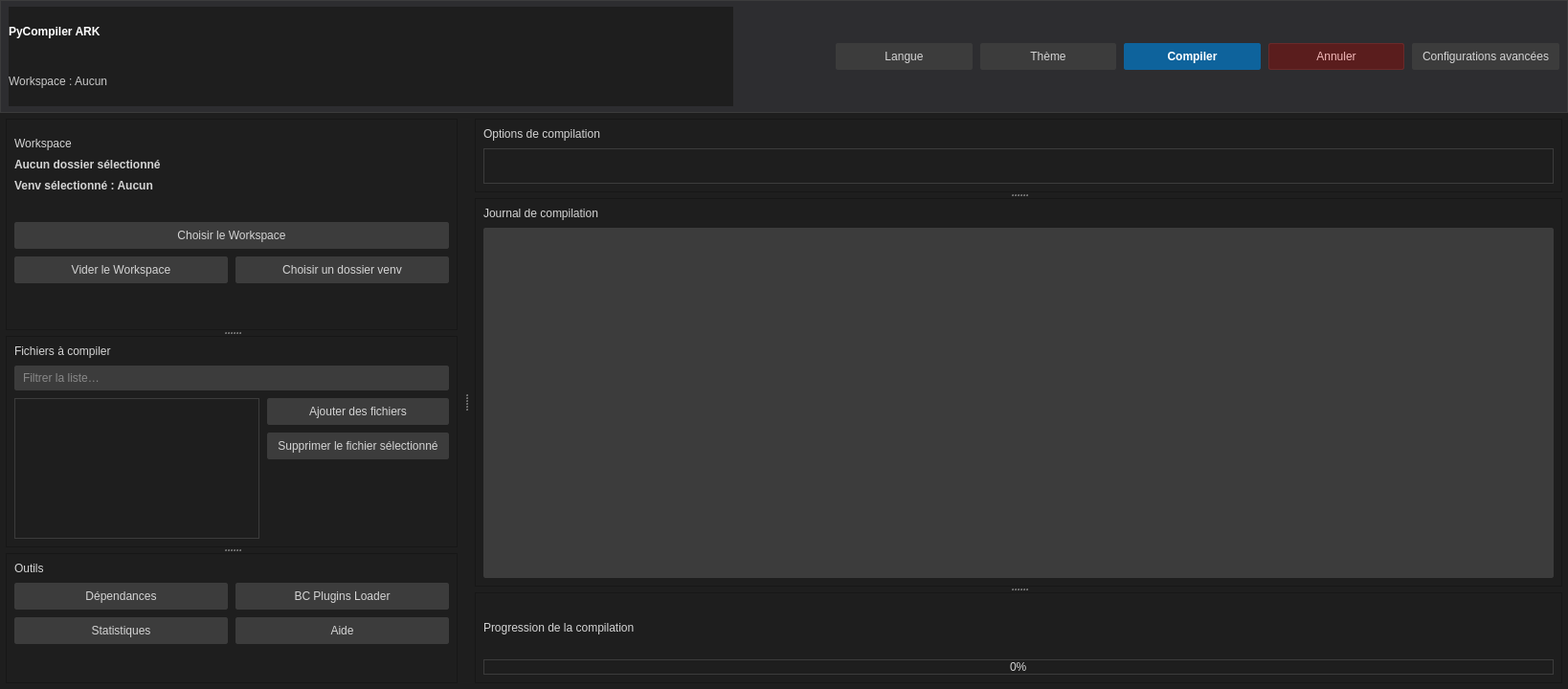
<?xml version="1.0" encoding="UTF-8"?>
<ui version="4.0">
 <class>PyCompilerARKGui</class>
 <widget class="QWidget" name="PyCompilerARKGui">
  <property name="geometry">
   <rect>
    <x>0</x>
    <y>0</y>
    <width>1638</width>
    <height>720</height>
   </rect>
  </property>
  <property name="styleSheet">
   <string notr="true">/* PyCompiler ARK — VSCode inspired */

QWidget {
  background: #1E1E1E;
  color: #D4D4D4;
  font-family: &quot;Segoe UI&quot;, &quot;Noto Sans&quot;, &quot;DejaVu Sans&quot;, Arial, sans-serif;
  font-size: 9pt;
}

QToolTip {
  background-color: #252526;
  color: #D4D4D4;
  border: 1px solid #3C3C3C;
  border-radius: 2px;
  padding: 6px 8px;
}

/* Header */
QFrame#header {
  background: #2D2D30;
  border: 1px solid #3C3C3C;
  border-radius: 0px;
}
QLabel#label_app_title {
  color: #FFFFFF;
  font-weight: 600;
}
QLabel#label_workspace_status {
  color: #C8C8C8;
}

/* Section labels */
QLabel[objectName=&quot;label_workspace_section&quot;],
QLabel[objectName=&quot;label_files_section&quot;],
QLabel[objectName=&quot;label_options_section&quot;],
QLabel[objectName=&quot;label_logs_section&quot;] {
  font-weight: 600;
  font-size: 9pt;
  color: #C8C8C8;
  padding-bottom: 4px;
}
QLabel[objectName=&quot;label_main_actions&quot;],
QLabel[objectName=&quot;label_config_actions&quot;],
QLabel[objectName=&quot;label_tools&quot;],
QLabel[objectName=&quot;label_settings&quot;],
QLabel[objectName=&quot;label_progress&quot;] {
  font-weight: 600;
  font-size: 9pt;
  color: #C8C8C8;
  padding-bottom: 4px;
}

/* Buttons */
QPushButton {
  background: #3C3C3C;
  color: #D4D4D4;
  border: 1px solid #3C3C3C;
  border-radius: 2px;
  padding: 6px 10px;
  font-size: 9pt;
}
QPushButton:hover { background: #454545; border-color: #454545; }
QPushButton:pressed { background: #2A2A2A; }
QPushButton:disabled { color: #8A8A8A; background: #2B2B2B; border-color: #2B2B2B; }

QPushButton#btn_build_all {
  background: #0E639C;
  color: #FFFFFF;
  border-color: #0E639C;
  font-weight: 600;
}
QPushButton#btn_build_all:hover { background: #1177BB; border-color: #1177BB; }
QPushButton#btn_build_all:pressed { background: #0B4F7A; }
QPushButton#btn_cancel_all {
  background: #5A1D1D;
  color: #F2B8B8;
  border: 1px solid #6A2A2A;
}
QPushButton#btn_cancel_all:hover { background: #6A2727; border-color: #7A3030; }

/* Checkboxes &amp; Radio */
QCheckBox { color: #D4D4D4; }
QCheckBox::indicator { width: 14px; height: 14px; }
QCheckBox::indicator:unchecked { border: 1px solid #3C3C3C; background: #1E1E1E; }
QCheckBox::indicator:checked { image: none; border: 1px solid #007ACC; background: #007ACC; }

QRadioButton::indicator { width: 14px; height: 14px; border: 1px solid #3C3C3C; background: #1E1E1E; border-radius: 7px; }
QRadioButton::indicator:checked { background: #007ACC; border-color: #007ACC; }

/* Inputs */
QLineEdit, QTextEdit, QPlainTextEdit {
  background: #3C3C3C;
  color: #D4D4D4;
  border: 1px solid #3C3C3C;
  border-radius: 2px;
  padding: 4px 6px;
}
QLineEdit:focus, QTextEdit:focus, QPlainTextEdit:focus { border-color: #007ACC; }

/* Lists &amp; Tables */
QListWidget, QTreeWidget, QTableWidget, QTableView {
  background: #1E1E1E;
  color: #D4D4D4;
  border: 1px solid #3C3C3C;
  border-radius: 0px;
  selection-background-color: #094771;
  selection-color: #D4D4D4;
  padding: 2px;
}
QListWidget::item, QTreeWidget::item { padding: 4px 6px; }
QListWidget::item:hover, QTreeWidget::item:hover { background: #2A2D2E; }
QListWidget::item:selected, QTreeWidget::item:selected { background: #094771; color: #FFFFFF; }

/* Tabs */
QTabWidget::pane { border: 1px solid #3C3C3C; background: #1E1E1E; }
QTabBar { background: #2D2D30; }
QTabBar::tab {
  background: #2D2D30;
  color: #D4D4D4;
  padding: 6px 12px;
  border: 1px solid #3C3C3C;
  border-bottom: none;
}
QTabBar::tab:selected { background: #1E1E1E; border-bottom-color: #1E1E1E; }
QTabBar::tab:hover { background: #37373D; }

/* Progress */
QProgressBar {
  border: 1px solid #3C3C3C;
  border-radius: 0px;
  text-align: center;
  background: #1E1E1E;
  color: #D4D4D4;
  height: 12px;
}
QProgressBar::chunk { background-color: #0E639C; }

/* Combos &amp; Spin */
QComboBox, QSpinBox, QDoubleSpinBox {
  background: #3C3C3C;
  color: #D4D4D4;
  border: 1px solid #3C3C3C;
  border-radius: 2px;
  padding: 4px 6px;
}
QComboBox:hover, QSpinBox:hover, QDoubleSpinBox:hover { background: #454545; }
QComboBox QAbstractItemView {
  background: #252526;
  color: #D4D4D4;
  border: 1px solid #3C3C3C;
  selection-background-color: #094771;
  selection-color: #FFFFFF;
  outline: 0;
}

QAbstractSpinBox:focus { border-color: #007ACC; }
QSpinBox::up-button, QDoubleSpinBox::up-button {
  subcontrol-origin: border;
  subcontrol-position: top right;
  width: 20px;
  border-left: 1px solid #3C3C3C;
  background: #2D2D30;
}
QSpinBox::down-button, QDoubleSpinBox::down-button {
  subcontrol-origin: border;
  subcontrol-position: bottom right;
  width: 20px;
  border-left: 1px solid #3C3C3C;
  background: #2D2D30;
}

/* Frames &amp; Groups */
QFrame[frameShape=&quot;4&quot;] {
  background: #252526;
  border: 1px solid #3C3C3C;
  border-radius: 0px;
}
QGroupBox {
  border: 1px solid #3C3C3C;
  border-radius: 0px;
  margin-top: 12px;
  padding-top: 8px;
}
QGroupBox::title {
  subcontrol-origin: margin;
  left: 12px;
  padding: 0 6px;
  background: transparent;
  color: #D4D4D4;
  font-weight: 600;
}

/* Menus */
QMenuBar { background: #2D2D30; color: #D4D4D4; }
QMenuBar::item:selected { background: #37373D; }
QMenu {
  background: #252526;
  color: #D4D4D4;
  border: 1px solid #3C3C3C;
}
QMenu::item { padding: 6px 12px; }
QMenu::item:selected { background: #094771; }
QMenu::separator { height: 1px; background: #3C3C3C; margin: 6px 8px; }

QStatusBar {
  background: #007ACC;
  color: #FFFFFF;
  border-top: 1px solid #005F9E;
}
QStatusBar::item { border: none; }

/* Scrollbars */
QScrollBar:vertical { background: transparent; width: 12px; margin: 0px; border: none; }
QScrollBar::handle:vertical { background: #3F3F3F; min-height: 24px; }
QScrollBar::handle:vertical:hover { background: #4B4B4B; }
QScrollBar::add-line:vertical, QScrollBar::sub-line:vertical { height: 0; }
QScrollBar:horizontal { background: transparent; height: 12px; margin: 0px; border: none; }
QScrollBar::handle:horizontal { background: #3F3F3F; min-width: 24px; }
QScrollBar::handle:horizontal:hover { background: #4B4B4B; }
QScrollBar::add-line:horizontal, QScrollBar::sub-line:horizontal { width: 0; }
</string>
  </property>
  <layout class="QVBoxLayout" name="rootLayout">
   <property name="spacing">
    <number>0</number>
   </property>
   <property name="leftMargin">
    <number>0</number>
   </property>
   <property name="topMargin">
    <number>0</number>
   </property>
   <property name="rightMargin">
    <number>0</number>
   </property>
   <property name="bottomMargin">
    <number>0</number>
   </property>
   <item>
    <widget class="QFrame" name="header">
     <property name="minimumSize">
      <size>
       <width>0</width>
       <height>44</height>
      </size>
     </property>
     <property name="frameShape">
      <enum>QFrame::Shape::StyledPanel</enum>
     </property>
     <layout class="QHBoxLayout" name="headerLayout">
      <property name="spacing">
       <number>8</number>
      </property>
      <property name="leftMargin">
       <number>8</number>
      </property>
      <property name="topMargin">
       <number>6</number>
      </property>
      <property name="rightMargin">
       <number>8</number>
      </property>
      <property name="bottomMargin">
       <number>6</number>
      </property>
      <item>
       <layout class="QVBoxLayout" name="headerLeftLayout">
        <property name="spacing">
         <number>0</number>
        </property>
        <property name="leftMargin">
         <number>0</number>
        </property>
        <property name="topMargin">
         <number>0</number>
        </property>
        <property name="rightMargin">
         <number>0</number>
        </property>
        <property name="bottomMargin">
         <number>0</number>
        </property>
        <item>
         <widget class="QLabel" name="label_app_title">
          <property name="font">
           <font>
            <family>Segoe UI</family>
            <pointsize>9</pointsize>
            <fontweight>DemiBold</fontweight>
           </font>
          </property>
          <property name="text">
           <string>PyCompiler ARK</string>
          </property>
          <property name="textFormat">
           <enum>Qt::TextFormat::AutoText</enum>
          </property>
         </widget>
        </item>
        <item>
         <widget class="QLabel" name="label_workspace_status">
          <property name="text">
           <string>Workspace : Aucun</string>
          </property>
         </widget>
        </item>
       </layout>
      </item>
      <item>
       <spacer name="headerSpacer">
        <property name="orientation">
         <enum>Qt::Orientation::Horizontal</enum>
        </property>
        <property name="sizeType">
         <enum>QSizePolicy::Policy::Fixed</enum>
        </property>
        <property name="sizeHint" stdset="0">
         <size>
          <width>99</width>
          <height>210</height>
         </size>
        </property>
       </spacer>
      </item>
      <item>
       <layout class="QHBoxLayout" name="headerRightLayout">
        <property name="spacing">
         <number>8</number>
        </property>
        <property name="sizeConstraint">
         <enum>QLayout::SizeConstraint::SetDefaultConstraint</enum>
        </property>
        <property name="leftMargin">
         <number>0</number>
        </property>
        <property name="topMargin">
         <number>0</number>
        </property>
        <property name="rightMargin">
         <number>0</number>
        </property>
        <property name="bottomMargin">
         <number>0</number>
        </property>
        <item>
         <widget class="QPushButton" name="btn_select_lang">
          <property name="toolTip">
           <string>Choisir la langue de l'interface</string>
          </property>
          <property name="text">
           <string>Langue</string>
          </property>
         </widget>
        </item>
        <item>
         <widget class="QPushButton" name="btn_select_theme">
          <property name="toolTip">
           <string>Choisir le thème de l'interface</string>
          </property>
          <property name="text">
           <string>Thème</string>
          </property>
         </widget>
        </item>
        <item>
         <widget class="QPushButton" name="btn_build_all">
          <property name="toolTip">
           <string>Démarrer la compilation</string>
          </property>
          <property name="text">
           <string>Compiler</string>
          </property>
         </widget>
        </item>
        <item>
         <widget class="QPushButton" name="btn_cancel_all">
          <property name="toolTip">
           <string>Annuler la compilation en cours</string>
          </property>
          <property name="text">
           <string>Annuler</string>
          </property>
         </widget>
        </item>
        <item>
         <widget class="QPushButton" name="btn_advanced_config">
          <property name="text">
           <string>Configurations avancées</string>
          </property>
         </widget>
        </item>
       </layout>
      </item>
     </layout>
    </widget>
   </item>
   <item>
    <widget class="QSplitter" name="mainSplitter">
     <property name="orientation">
      <enum>Qt::Orientation::Horizontal</enum>
     </property>
     <property name="handleWidth">
      <number>6</number>
     </property>
     <widget class="QWidget" name="leftPanel">
      <property name="sizePolicy">
       <sizepolicy hsizetype="Preferred" vsizetype="Expanding">
        <horstretch>0</horstretch>
        <verstretch>0</verstretch>
       </sizepolicy>
      </property>
      <property name="minimumSize">
       <size>
        <width>280</width>
        <height>0</height>
       </size>
      </property>
      <layout class="QVBoxLayout" name="leftLayout">
       <property name="spacing">
        <number>8</number>
       </property>
       <property name="leftMargin">
        <number>6</number>
       </property>
       <property name="topMargin">
        <number>6</number>
       </property>
       <property name="rightMargin">
        <number>6</number>
       </property>
       <property name="bottomMargin">
        <number>6</number>
       </property>
       <item>
        <widget class="QSplitter" name="leftSplitter">
         <property name="orientation">
          <enum>Qt::Orientation::Vertical</enum>
         </property>
         <property name="handleWidth">
          <number>6</number>
         </property>
         <widget class="QFrame" name="frame_workspace">
          <property name="frameShape">
           <enum>QFrame::Shape::StyledPanel</enum>
          </property>
          <layout class="QGridLayout" name="layout_workspace_grid">
           <property name="leftMargin">
            <number>8</number>
           </property>
           <property name="topMargin">
            <number>8</number>
           </property>
           <property name="rightMargin">
            <number>8</number>
           </property>
           <property name="bottomMargin">
            <number>8</number>
           </property>
           <property name="spacing">
            <number>8</number>
           </property>
           <item row="8" column="0" colspan="2">
            <layout class="QVBoxLayout" name="verticalLayout_2"/>
           </item>
           <item row="13" column="1">
            <widget class="QPushButton" name="btn_venv_button">
             <property name="text">
              <string>Choisir un dossier venv</string>
             </property>
            </widget>
           </item>
           <item row="14" column="0" colspan="2">
            <spacer name="workspace_spacer">
             <property name="orientation">
              <enum>Qt::Orientation::Vertical</enum>
             </property>
             <property name="sizeType">
              <enum>QSizePolicy::Policy::Fixed</enum>
             </property>
             <property name="sizeHint" stdset="0">
              <size>
               <width>78</width>
               <height>40</height>
              </size>
             </property>
            </spacer>
           </item>
           <item row="3" column="0">
            <widget class="QLabel" name="venv_label">
             <property name="font">
              <font>
               <family>Segoe UI</family>
               <pointsize>9</pointsize>
               <bold>true</bold>
              </font>
             </property>
             <property name="frameShape">
              <enum>QFrame::Shape::NoFrame</enum>
             </property>
             <property name="frameShadow">
              <enum>QFrame::Shadow::Plain</enum>
             </property>
             <property name="text">
              <string>Venv sélectionné : Aucun</string>
             </property>
             <property name="wordWrap">
              <bool>true</bool>
             </property>
             <property name="margin">
              <number>6</number>
             </property>
            </widget>
           </item>
           <item row="5" column="0">
            <spacer name="verticalSpacer">
             <property name="orientation">
              <enum>Qt::Orientation::Vertical</enum>
             </property>
             <property name="sizeHint" stdset="0">
              <size>
               <width>20</width>
               <height>40</height>
              </size>
             </property>
            </spacer>
           </item>
           <item row="2" column="0">
            <widget class="QLabel" name="label_folder">
             <property name="font">
              <font>
               <family>Segoe UI</family>
               <pointsize>9</pointsize>
               <bold>true</bold>
              </font>
             </property>
             <property name="frameShape">
              <enum>QFrame::Shape::NoFrame</enum>
             </property>
             <property name="frameShadow">
              <enum>QFrame::Shadow::Plain</enum>
             </property>
             <property name="text">
              <string>Aucun dossier sélectionné</string>
             </property>
             <property name="wordWrap">
              <bool>true</bool>
             </property>
             <property name="margin">
              <number>6</number>
             </property>
            </widget>
           </item>
           <item row="0" column="0" colspan="2">
            <spacer name="workspace_spacer_3">
             <property name="orientation">
              <enum>Qt::Orientation::Vertical</enum>
             </property>
             <property name="sizeType">
              <enum>QSizePolicy::Policy::Fixed</enum>
             </property>
             <property name="sizeHint" stdset="0">
              <size>
               <width>20</width>
               <height>10</height>
              </size>
             </property>
            </spacer>
           </item>
           <item row="1" column="0" colspan="2">
            <widget class="QLabel" name="label_workspace_section">
             <property name="font">
              <font>
               <family>Segoe UI</family>
               <pointsize>9</pointsize>
               <fontweight>DemiBold</fontweight>
              </font>
             </property>
             <property name="text">
              <string>Workspace</string>
             </property>
            </widget>
           </item>
           <item row="13" column="0">
            <widget class="QPushButton" name="btn_clear_workspace">
             <property name="toolTip">
              <string>Vider la liste des fichiers et réinitialiser la sélection</string>
             </property>
             <property name="text">
              <string>Vider le Workspace</string>
             </property>
            </widget>
           </item>
           <item row="9" column="0" colspan="2">
            <widget class="QPushButton" name="btn_select_folder">
             <property name="toolTip">
              <string>Sélectionner le Workspace</string>
             </property>
             <property name="text">
              <string>Choisir le Workspace</string>
             </property>
            </widget>
           </item>
          </layout>
         </widget>
         <widget class="QFrame" name="frame_files">
          <property name="frameShape">
           <enum>QFrame::Shape::StyledPanel</enum>
          </property>
          <layout class="QGridLayout" name="layout_files_grid">
           <property name="leftMargin">
            <number>8</number>
           </property>
           <property name="topMargin">
            <number>8</number>
           </property>
           <property name="rightMargin">
            <number>8</number>
           </property>
           <property name="bottomMargin">
            <number>8</number>
           </property>
           <property name="spacing">
            <number>8</number>
           </property>
           <item row="2" column="1">
            <layout class="QVBoxLayout" name="layout_file_actions">
             <property name="spacing">
              <number>8</number>
             </property>
             <property name="leftMargin">
              <number>0</number>
             </property>
             <property name="topMargin">
              <number>0</number>
             </property>
             <property name="rightMargin">
              <number>0</number>
             </property>
             <property name="bottomMargin">
              <number>0</number>
             </property>
             <item>
              <widget class="QPushButton" name="btn_select_files">
               <property name="toolTip">
                <string>Ajouter des fichiers à compiler</string>
               </property>
               <property name="text">
                <string>Ajouter des fichiers</string>
               </property>
              </widget>
             </item>
             <item>
              <widget class="QPushButton" name="btn_remove_file">
               <property name="text">
                <string>Supprimer le fichier sélectionné</string>
               </property>
              </widget>
             </item>
             <item>
              <spacer name="fileActionsSpacer">
               <property name="orientation">
                <enum>Qt::Orientation::Vertical</enum>
               </property>
               <property name="sizeHint" stdset="0">
                <size>
                 <width>20</width>
                 <height>40</height>
                </size>
               </property>
              </spacer>
             </item>
            </layout>
           </item>
           <item row="1" column="0" colspan="2">
            <widget class="QLineEdit" name="file_filter_input">
             <property name="placeholderText">
              <string>Filtrer la liste…</string>
             </property>
            </widget>
           </item>
           <item row="2" column="0">
            <widget class="QListWidget" name="file_list">
             <property name="sizePolicy">
              <sizepolicy hsizetype="Expanding" vsizetype="Expanding">
               <horstretch>0</horstretch>
               <verstretch>1</verstretch>
              </sizepolicy>
             </property>
            </widget>
           </item>
           <item row="0" column="0" colspan="2">
            <widget class="QLabel" name="label_files_section">
             <property name="font">
              <font>
               <family>Segoe UI</family>
               <pointsize>9</pointsize>
               <fontweight>DemiBold</fontweight>
              </font>
             </property>
             <property name="text">
              <string>Fichiers à compiler</string>
             </property>
             <property name="wordWrap">
              <bool>true</bool>
             </property>
            </widget>
           </item>
          </layout>
         </widget>
         <widget class="QFrame" name="frame_tools">
          <property name="frameShape">
           <enum>QFrame::Shape::StyledPanel</enum>
          </property>
          <layout class="QGridLayout" name="layout_tools_grid">
           <property name="leftMargin">
            <number>8</number>
           </property>
           <property name="topMargin">
            <number>8</number>
           </property>
           <property name="rightMargin">
            <number>8</number>
           </property>
           <property name="bottomMargin">
            <number>8</number>
           </property>
           <property name="spacing">
            <number>8</number>
           </property>
           <item row="0" column="0" colspan="2">
            <widget class="QLabel" name="label_tools">
             <property name="font">
              <font>
               <family>Segoe UI</family>
               <pointsize>9</pointsize>
               <fontweight>DemiBold</fontweight>
              </font>
             </property>
             <property name="text">
              <string>Outils</string>
             </property>
            </widget>
           </item>
           <item row="1" column="0">
            <widget class="QPushButton" name="btn_suggest_deps">
             <property name="toolTip">
              <string>Analyser les dépendances du projet</string>
             </property>
             <property name="text">
              <string>Dépendances</string>
             </property>
            </widget>
           </item>
           <item row="2" column="0">
            <widget class="QPushButton" name="btn_show_stats">
             <property name="toolTip">
              <string>Afficher les statistiques de compilation</string>
             </property>
             <property name="text">
              <string>Statistiques</string>
             </property>
            </widget>
           </item>
           <item row="1" column="1">
            <widget class="QPushButton" name="btn_bc_loader">
             <property name="toolTip">
              <string>Ouvrir BC Plugins Loader</string>
             </property>
             <property name="text">
              <string>BC Plugins Loader</string>
             </property>
            </widget>
           </item>
           <item row="2" column="1">
            <widget class="QPushButton" name="btn_help">
             <property name="toolTip">
              <string>Afficher l'aide</string>
             </property>
             <property name="text">
              <string>Aide</string>
             </property>
            </widget>
           </item>
           <item row="3" column="0" colspan="2">
            <spacer name="utils_spacer">
             <property name="orientation">
              <enum>Qt::Orientation::Vertical</enum>
             </property>
             <property name="sizeType">
              <enum>QSizePolicy::Policy::Expanding</enum>
             </property>
             <property name="sizeHint" stdset="0">
              <size>
               <width>20</width>
               <height>60</height>
              </size>
             </property>
            </spacer>
           </item>
          </layout>
         </widget>
        </widget>
       </item>
      </layout>
     </widget>
     <widget class="QWidget" name="rightPanel">
      <property name="sizePolicy">
       <sizepolicy hsizetype="Expanding" vsizetype="Expanding">
        <horstretch>1</horstretch>
        <verstretch>0</verstretch>
       </sizepolicy>
      </property>
      <layout class="QVBoxLayout" name="rightLayout">
       <property name="spacing">
        <number>8</number>
       </property>
       <property name="leftMargin">
        <number>6</number>
       </property>
       <property name="topMargin">
        <number>6</number>
       </property>
       <property name="rightMargin">
        <number>6</number>
       </property>
       <property name="bottomMargin">
        <number>6</number>
       </property>
       <item>
        <widget class="QSplitter" name="rightSplitter">
         <property name="orientation">
          <enum>Qt::Orientation::Vertical</enum>
         </property>
         <property name="handleWidth">
          <number>6</number>
         </property>
         <widget class="QFrame" name="frame_options">
          <property name="frameShape">
           <enum>QFrame::Shape::StyledPanel</enum>
          </property>
          <layout class="QVBoxLayout" name="layout_options">
           <property name="spacing">
            <number>8</number>
           </property>
           <property name="leftMargin">
            <number>8</number>
           </property>
           <property name="topMargin">
            <number>8</number>
           </property>
           <property name="rightMargin">
            <number>8</number>
           </property>
           <property name="bottomMargin">
            <number>8</number>
           </property>
           <item>
            <widget class="QLabel" name="label_options_section">
             <property name="font">
              <font>
               <family>Segoe UI</family>
               <pointsize>9</pointsize>
               <fontweight>DemiBold</fontweight>
              </font>
             </property>
             <property name="text">
              <string>Options de compilation</string>
             </property>
            </widget>
           </item>
           <item>
            <widget class="QTabWidget" name="compiler_tabs">
             <property name="tabPosition">
              <enum>QTabWidget::TabPosition::North</enum>
             </property>
             <property name="tabShape">
              <enum>QTabWidget::TabShape::Rounded</enum>
             </property>
             <property name="currentIndex">
              <number>-1</number>
             </property>
             <property name="documentMode">
              <bool>false</bool>
             </property>
             <property name="movable">
              <bool>true</bool>
             </property>
             <property name="tabBarAutoHide">
              <bool>false</bool>
             </property>
            </widget>
           </item>
          </layout>
         </widget>
         <widget class="QFrame" name="frame_logs">
          <property name="frameShape">
           <enum>QFrame::Shape::StyledPanel</enum>
          </property>
          <layout class="QVBoxLayout" name="layout_logs">
           <property name="spacing">
            <number>8</number>
           </property>
           <property name="leftMargin">
            <number>8</number>
           </property>
           <property name="topMargin">
            <number>8</number>
           </property>
           <property name="rightMargin">
            <number>8</number>
           </property>
           <property name="bottomMargin">
            <number>8</number>
           </property>
           <item>
            <widget class="QLabel" name="label_logs_section">
             <property name="font">
              <font>
               <family>Segoe UI</family>
               <pointsize>9</pointsize>
               <fontweight>DemiBold</fontweight>
              </font>
             </property>
             <property name="text">
              <string>Journal de compilation</string>
             </property>
            </widget>
           </item>
           <item>
            <widget class="QTextEdit" name="log">
             <property name="sizePolicy">
              <sizepolicy hsizetype="Expanding" vsizetype="Expanding">
               <horstretch>0</horstretch>
               <verstretch>1</verstretch>
              </sizepolicy>
             </property>
             <property name="frameShape">
              <enum>QFrame::Shape::StyledPanel</enum>
             </property>
             <property name="frameShadow">
              <enum>QFrame::Shadow::Sunken</enum>
             </property>
             <property name="tabChangesFocus">
              <bool>false</bool>
             </property>
             <property name="readOnly">
              <bool>true</bool>
             </property>
            </widget>
           </item>
          </layout>
         </widget>
         <widget class="QFrame" name="frame_progress">
          <property name="frameShape">
           <enum>QFrame::Shape::StyledPanel</enum>
          </property>
          <layout class="QVBoxLayout" name="layout_progress">
           <property name="spacing">
            <number>6</number>
           </property>
           <property name="leftMargin">
            <number>8</number>
           </property>
           <property name="topMargin">
            <number>8</number>
           </property>
           <property name="rightMargin">
            <number>8</number>
           </property>
           <property name="bottomMargin">
            <number>8</number>
           </property>
           <item>
            <widget class="QLabel" name="label_progress">
             <property name="font">
              <font>
               <family>Segoe UI</family>
               <pointsize>9</pointsize>
               <fontweight>DemiBold</fontweight>
              </font>
             </property>
             <property name="text">
              <string>Progression de la compilation</string>
             </property>
            </widget>
           </item>
           <item>
            <widget class="QProgressBar" name="progress">
             <property name="value">
              <number>0</number>
             </property>
             <property name="textVisible">
              <bool>true</bool>
             </property>
             <property name="invertedAppearance">
              <bool>true</bool>
             </property>
            </widget>
           </item>
          </layout>
         </widget>
        </widget>
       </item>
      </layout>
     </widget>
    </widget>
   </item>
  </layout>
 </widget>
 <resources/>
 <connections/>
</ui>
